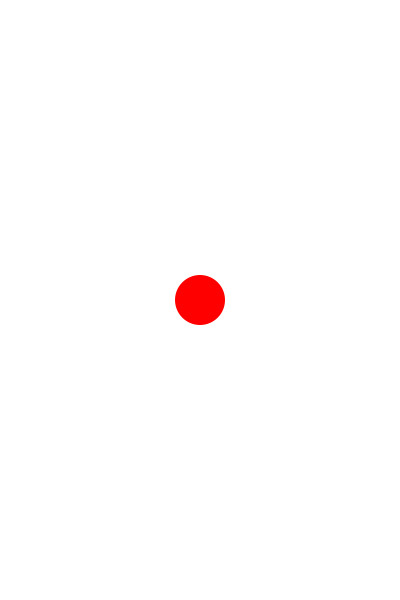
Frame 1 (no input)
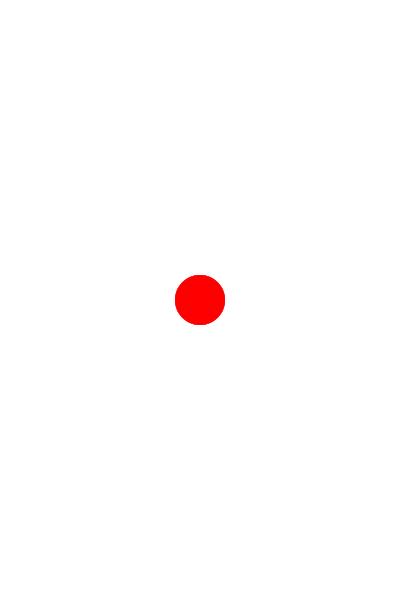
Frame 60 (the mouse pressed at the canvas centre just before this capture)
Frame 120 (the mouse held since frame 60 and released just before this capture): identical to frame 60, image omitted

The Processing sketch that drew these frames (run headless with seeded random() and noise(); from frame 60 on, the mouse is pressed at the canvas centre):

// Processing sketch: processing_98946
// ── processing_98946.pde

int ballX;
int ballY;
int radius;
int ballSpeed;

void setup()
{
  size(400, 600);
  background(255, 255, 255);
  smooth();
  frameRate(60);
  
  ballX = width/2;
  ballY = height/2;
  radius = 25;
  ballSpeed = 5;
  
}

void draw()
{
  fill(255, 255, 255, 50);
  noStroke();
  rect(0, 0, width, height);
  
  fill(255, 0, 0);
  ellipse(ballX, ballY, radius*2, radius*2); 
}


void keyPressed()
{
  if ( (keyCode == LEFT) && (ballX > radius) )
  {
    ballX = ballX - ballSpeed;
  }

  if ( (keyCode == RIGHT) && (ballX < width-radius) )
  {
    ballX = ballX + ballSpeed;
  }

  if ( (keyCode == UP) && (ballY > radius) )
  {
    ballY = ballY - ballSpeed;
  }

  if ( (keyCode == DOWN) && (ballY < height-radius) )
  {
    ballY = ballY + ballSpeed;
  }


  
}
